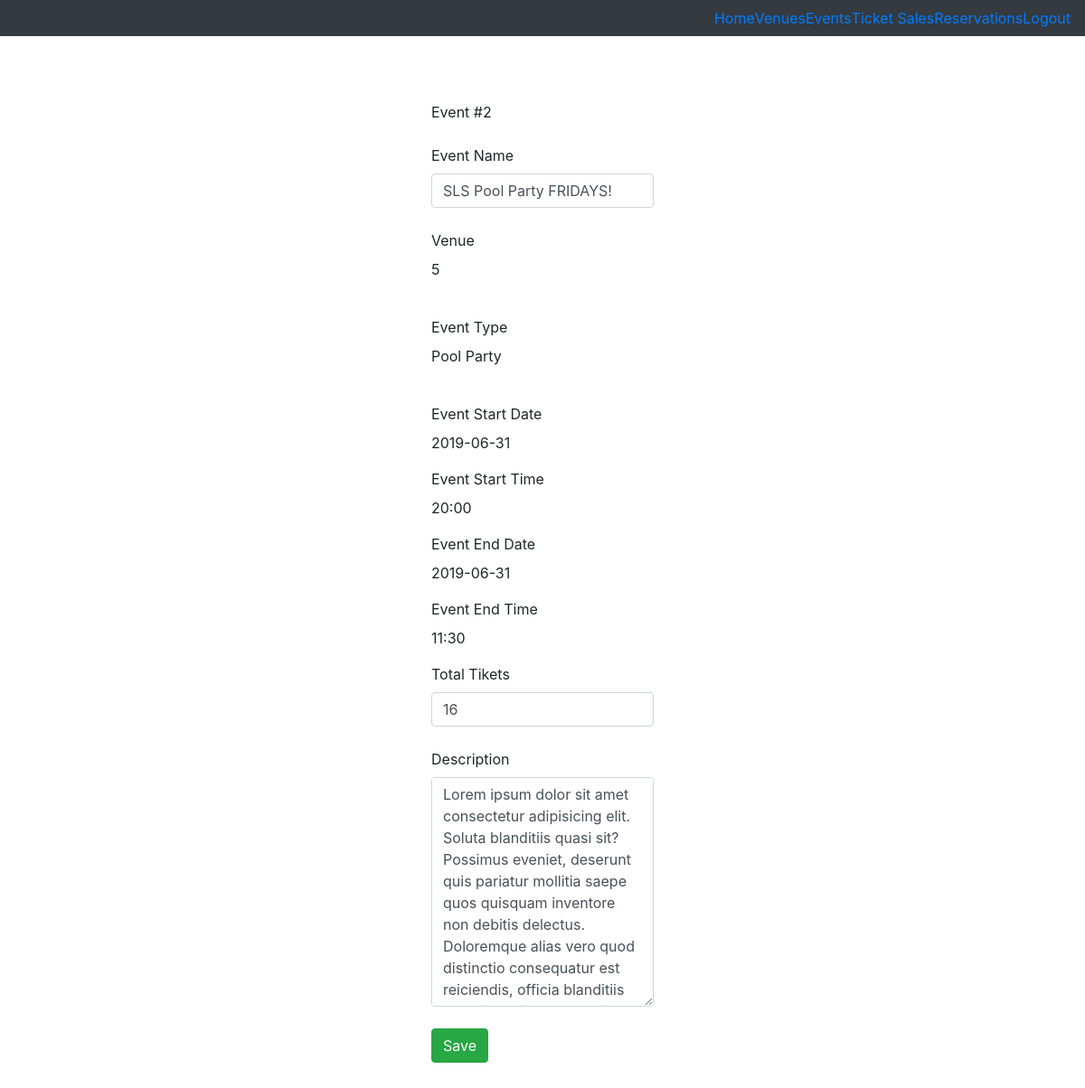
Page /edit-event/2 (signed in) on the earlier database version.
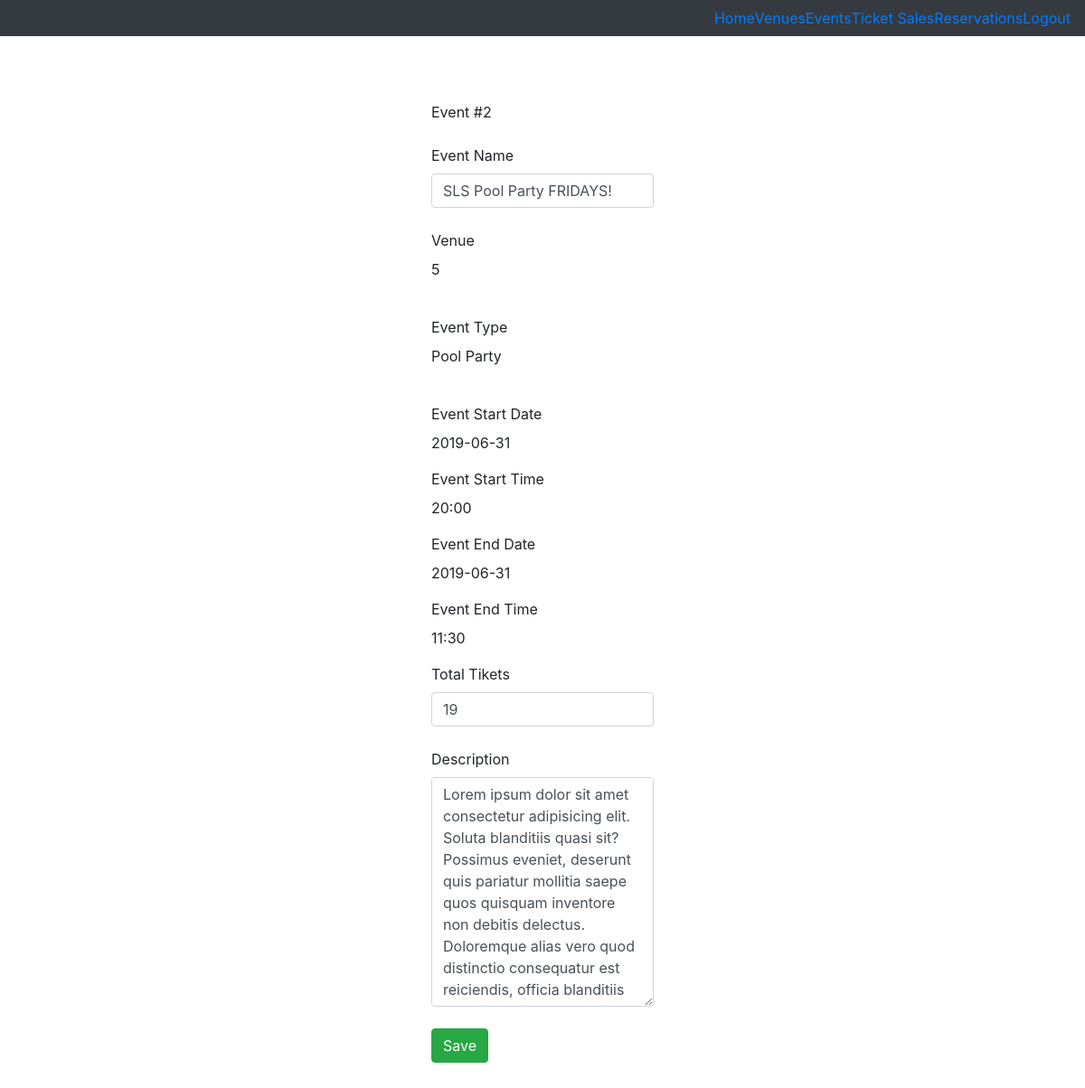
Same page on the later database version.
### tables this page shows
CREATE TABLE 'events' ( eventID INTEGER PRIMARY KEY AUTOINCREMENT NOT NULL,'eventName' VARCHAR NOT NULL,'ticketsLeft' INTEGER NOT NULL,
  type VARCHAR NOT NULL,'startDate' date NOT NULL,'endDate' date NOT NULL,
  description VARCHAR NOT NULL,
  venueID INTEGER NOT NULL,
  adminID INTEGER NOT NULL
, 'endTime'  time NOT NULL  , 'startTime'  time NOT NULL  );

### application.py (the view)
@app.route("/edit-event/<eventID>", methods=["GET", "POST"])
@login_required
def edit_Event(eventID):
    if request.method == "POST":
        if not eventID:
            msg = "no event id"
            return render_template("error.html", msg=msg)
        if not request.form.get("eventName"):
            msg = "You did not enter a name for the event."
            return render_template("error.html", msg=msg)
        elif not request.form.get("tickets"):
            msg = "You didn't enter a number of tickets."
            return render_template("error.html", msg=msg)
        elif not request.form.get("eventDescription"):
            msg = "You didn't enter a description for the event."
            return render_template("error.html", msg=msg)
        else:
            db.execute(editEvent, eventName=request.form.get("eventName"), ticketsLeft=request.form.get("tickets"), description=request.form.get("eventDescription"), eventID=eventID)
            msg = "Venue updated."
            return redirect("/admin")
    else:
        if not eventID:
            msg = "no event id"
            return render_template("error.html", msg=msg)
        else:
            event = db.execute(eventQry, eventID=eventID)
            return render_template("editEvent.html", event=event[0])

### application.py (called while the page is built)
@app.after_request
def after_request(response):
    response.headers["Cache-Control"] = "no-cache, no-store, must-revalidate"
    response.headers["Expires"] = 0
    response.headers["Pragma"] = "no-cache"
    return response

### helpers.py (called while the page is built)
def login_required(f):
    @wraps(f)
    def decorated_function(*args, **kwargs):
        if session.get("user_id") is None:
            return redirect("/login")
        return f(*args, **kwargs)
    return decorated_function

### templates/editEvent.html (shortened to what this page needs)
{% extends "baseadmin.html" %}
{% block body %}
    <br>
    <div class="container col-lg-3 col-md-6 col-sm-12" centered>
    <div >
        Event #{{event.eventID}}
    </div><br>
        <form action="{{ '/edit-event/%s'%event.eventID|urlencode }}" method="POST">
        <div class="form-group">
            <label for="eventName">Event Name</label><br>
            <input class="form-control" autofocus required id="eventName" name="eventName" value='{{event.eventName}}'><br>
            <label for="venues">Venue</label><br>
            <p name="venues" id="venues">{{event.venueID}}</p><br>
            <label for="eventType">Event Type</label><br>
            <p name="eventType" id="eventType">{{event.type}}</p><br>
            <label for="eventStartDate">Event Start Date</label><br>
            <p id="eventStartDate" name="eventStartDate">{{event.startDate}}</p>
            <label for="eventStartTime">Event Start Time</label><br>
            <p id="eventStartTime" name="eventStartTime">{{event.startTime}}</p>
            <label for="eventEndDate">Event End Date</label><br>
            <p id="eventEndDate" name="eventEndDate">{{event.endDate}}</p>
            <label for="eventEndTime">Event End Time</label><br>
            <p id="eventEndTime" name="eventEndTime">{{event.endTime}}</p>
            <label for="tickets">Total Tikets</label><br>
            <input class="form-control" required id="tickets" name="tickets" value='{{event.ticketsLeft}}'><br>
            <label for="eventDescription">Description</label><br>
            <textarea class="form-control" rows="10" cols="50" id="eventDescription" name="eventDescription">{{event.description}}</textarea><br>
            <button type="submit" class="btn btn-success">Save</button>
        </div>
    </form>
    </div>
{%endblock %}

Differences in the rows shown:
changed events "Pool Party": tickets "16" → "19"
